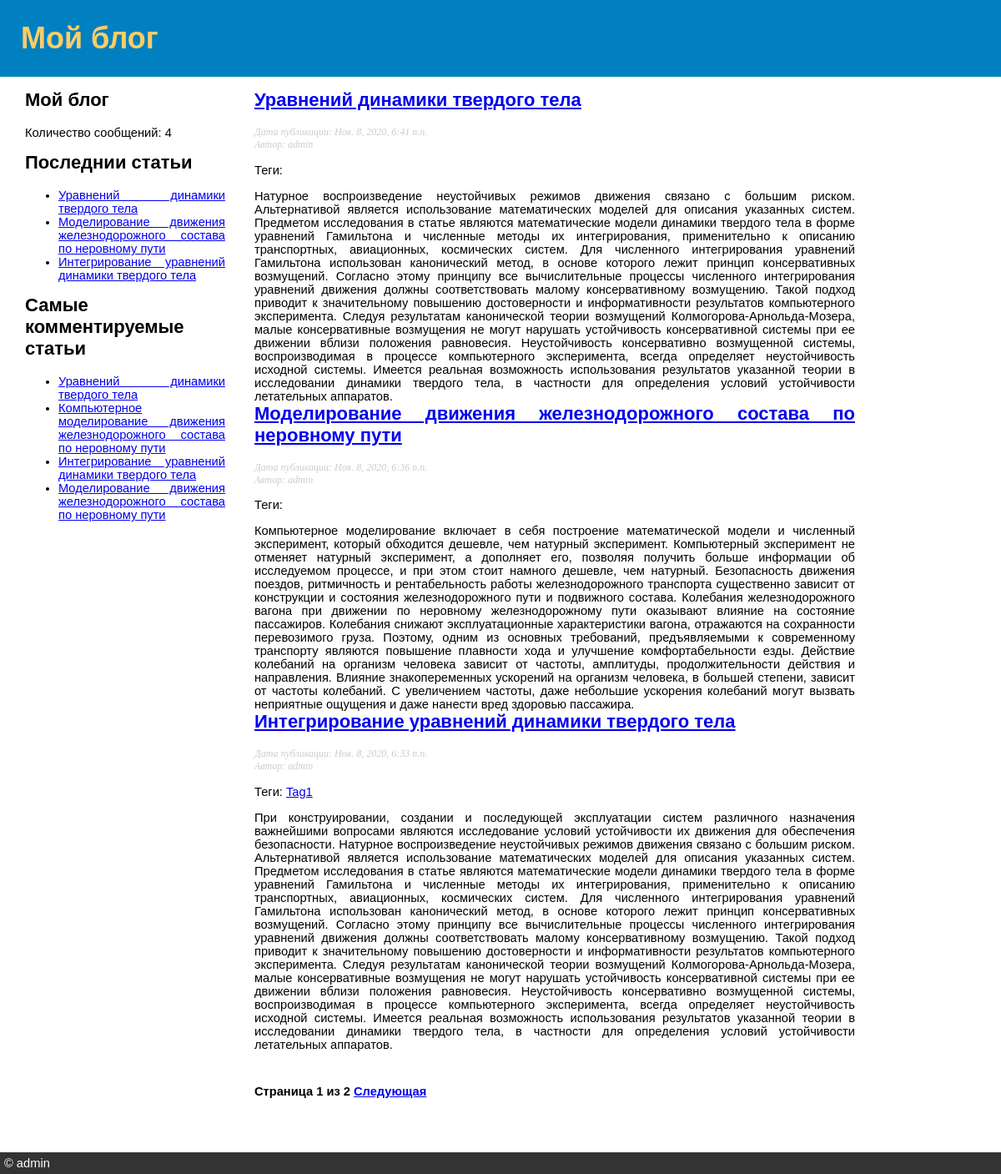
/, run on an earlier commit of the app's database.
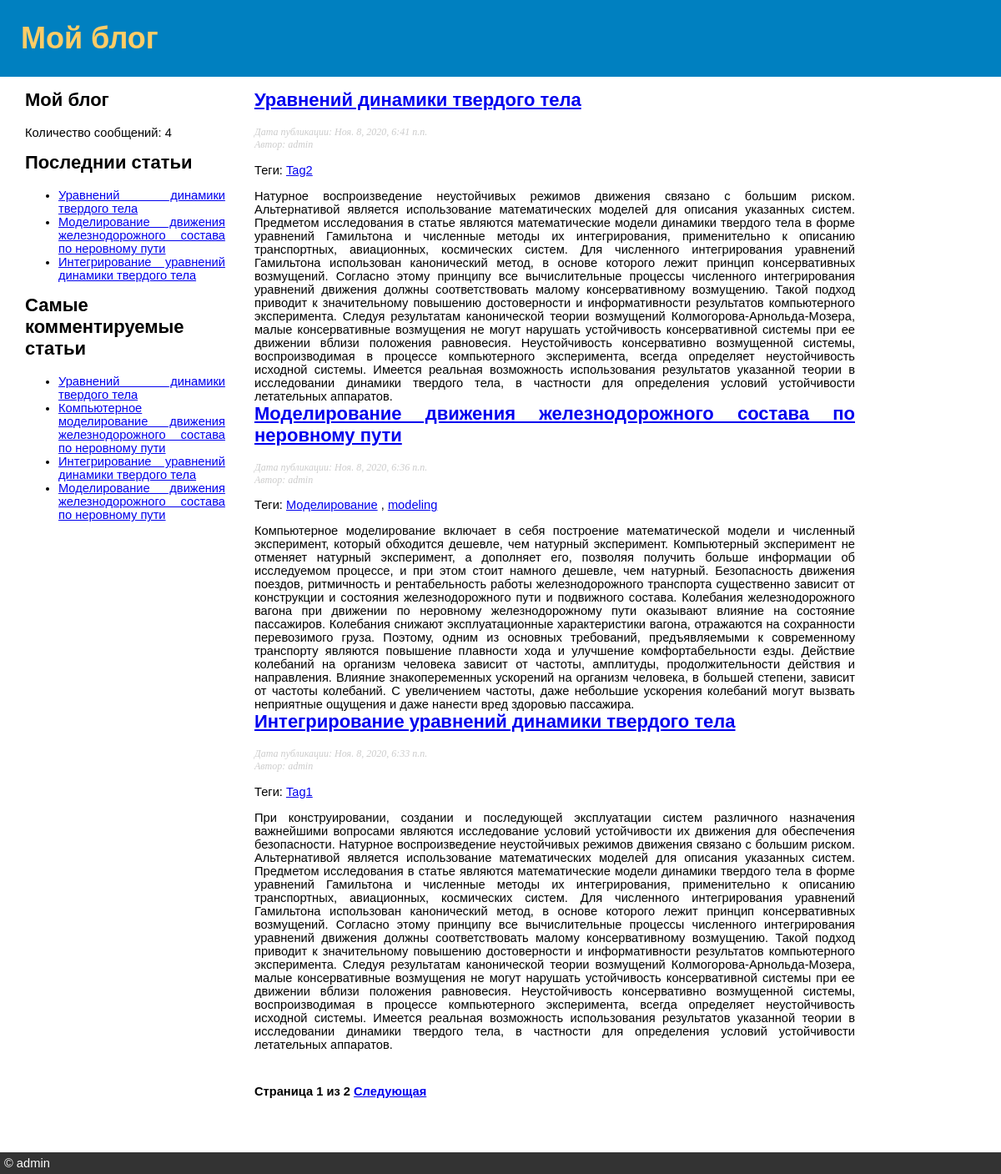
And on a later commit of the database.
### blog/models.py (models this page shows, shortened)
class Post(models.Model):
    STATUS_CHOICES = (('draft', 'Черновик'), ('published', 'Опубликовано'))
    title = models.CharField(verbose_name='Заголовок', max_length=250)
    slug = models.SlugField(verbose_name='URL', max_length=250,
                            unique_for_date='date_published')
    author = models.ForeignKey(User, verbose_name='Автор',
                                     on_delete=models.CASCADE,
                                     related_name='blog_posts')
    body = RichTextUploadingField(verbose_name='Содержание статьи')
    date_published = models.DateTimeField('Дата публикации статьи', default=timezone.now)
    created = models.DateTimeField(verbose_name='Дата создания статьи', auto_now_add=True)
    updated = models.DateTimeField(auto_now=True)
    status = models.CharField(verbose_name='Статус', max_length=10, choices=STATUS_CHOICES, default='draft')
    objects = models.Manager()
    published = PublishedManager()
    tags = TaggableManager()
    class Meta:
        ordering = ('-date_published',)
        verbose_name = 'статью'
        verbose_name_plural = 'Статьи'
    def get_absolute_url(self):
        return reverse('blog:post_detail', args=[self.date_published.year, self.date_published.month, self.date_published.day, self.slug])

### blog/views.py (the view)
# urls.py: path('', views.post_list, name='post_list'),
def post_list(request, tag_slug=None):
    object_list = Post.published.all()
    tag = None
    if tag_slug:
        tag = get_object_or_404(Tag, slug=tag_slug)
        object_list = object_list.filter(tags__in=[tag])
    paginator = Paginator(object_list, 3)
    page = request.GET.get('page')
    try:
        posts = paginator.page(page)
    except PageNotAnInteger:
        posts = paginator.page(1)
    except EmptyPage:
        posts = paginator.page(paginator.num_pages)
    return render(request, 'blog/post/list.html', {'page': page, 'posts': posts, 'tag': tag} )

### blog/models.py (called while the page is built)
    def get_queryset(self):
        return super(PublishedManager, self).get_queryset()\
                                            .filter(status='published')

### blog/templatetags/blog_tags.py (called while the page is built)
@register.simple_tag(name='total_posts')
def total_posts():
    return Post.published.count()

@register.simple_tag(name='get_most_commmented_posts')
def get_most_commmented_posts(count=5):
    return Post.published.annotate(total_comments=Count('comments')).\
                                   order_by('-total_comments')[:count]

@register.inclusion_tag('blog/post/latest_posts.html')
def show_latest_posts(count=5):
    latest_posts = Post.published.order_by('-date_published')[:count]
    return {'latest_posts': latest_posts}

### blog/templates/blog/post/list.html (shortened to what this page needs)
{% extends 'blog/base.html' %}
{% block content %}
    {% for post in posts %}
        <h2>
            <a href="{{ post.get_absolute_url }}">{{ post.title }}</a>
        </h2>
        <p class="date">
            Дата публикации: {{ post.date_published }} <br>
            Автор: {{ post.author }}
        </p>
        <p class="tags">
            Теги:
            {% for tag in post.tags.all %}
                <a href="{% url "blog:post_list_by_tag" tag.slug %}">{{ tag.name }}</a>
                {% if not forloop.last %}, {% endif %}
            {% endfor %}
        </p>
        {{ post.body|truncatewords_html:200|safe }}
    {% endfor %}
    {% include "pagination.html" with page=posts %}
{% endblock content %}

### blog/templates/blog/base.html (shortened to what this page needs)
{% load blog_tags %}
{% load static %}
<!DOCTYPE html>
<html>
<head>
  <link href="{% static 'css/blog.css' %}" rel="stylesheet">
</head>
 <body>
  <div id="header"><h1>Мой блог</h1></div>
  <div id="sidebar">
    <h2>Мой блог</h2>
    <p>Количество сообщений: {% total_posts %}</p>
    <h2>Последнии статьи</h2>
    {% show_latest_posts 3 %}
    <h2>Самые комментируемые статьи</h2>
    {% get_most_commmented_posts as most_commmented_posts %}
    <ul>
      {% for post in most_commmented_posts %}
        <li>
          <a href="{{ post.get_absolute_url }}">{{ post.title }}</a>
        </li>
      {% endfor %}
    </ul>
  </div>
  <div id="content">
    {% block content %}
    {% endblock content%}
  </div>
  <div id="footer">&copy; admin</div>
 </body>
</html>

### blog/templates/blog/post/latest_posts.html
<ul>
    {% for post in latest_posts %}
        <li>
            <a href="{{ post.get_absolute_url }}">{{ post.title }}</a>
        </li>
    {% endfor %}
</ul>

### blog/templates/pagination.html (shortened to what this page needs)
<div class="pagination">
    <span class="step-links">
        <span class="current">
            Страница {{ page.number }} из {{ page.paginator.num_pages }}
        </span>
        {% if page.has_next %}
            <a href="?page={{ page.next_page_number }}"> Следующая </a>
        {% endif %}
    </span>
</div>

### blog/static/css/blog.css (style rules this page uses)
body { font: 11pt Arial, Helvetica, sans-serif; margin: 0; text-align: justify; }
h1 { font-size: 36px; margin: 0; color: #fc6; }
h2 { margin-top: 0; }
#header { background: #0080c0; padding: 25px; }
#sidebar { float: left; border:0; width: 20%; padding: 5px; margin: 10px 10px 20px 25px; }
p.date { color:#ccc; font-family: georgia, serif; font-size: 12px; font-style: italic; }
.pagination { margin:40px 0; font-weight:bold; }
#content { margin: 10px 5px 20px 25%; padding: 5px; width:60%; }
#footer { background: #333; padding: 5px; color: #fff; clear: left; }

What changed in the data, as far as the page shows it:
changed Post "Моделирование движения железнодорожного состава по неровному пути": gains Tag (name "Моделирование"); gains Tag (name "modeling")
added Tag: name "Tag2", shown under Post "Уравнений динамики твердого тела"
